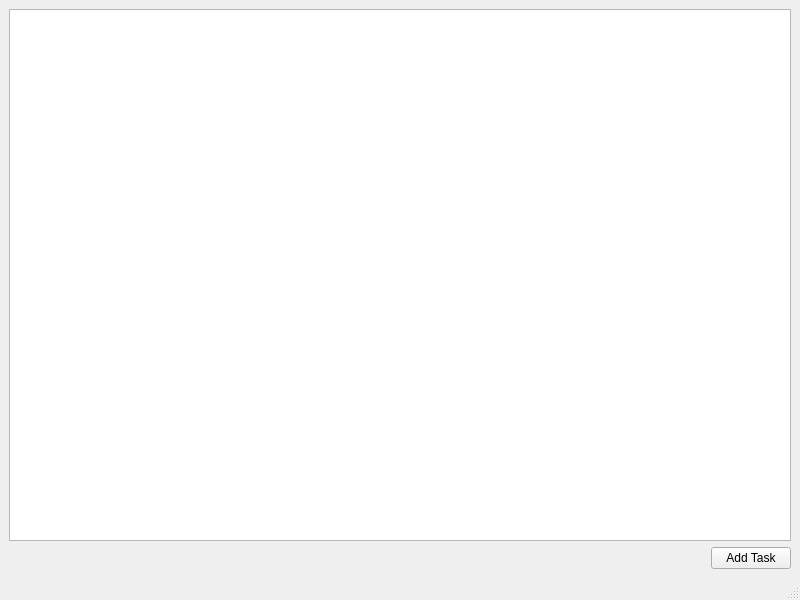
<?xml version="1.0" encoding="UTF-8"?>
<ui version="4.0">
 <class>MainWindow</class>
 <widget class="QMainWindow" name="MainWindow">
  <property name="geometry">
   <rect>
    <x>0</x>
    <y>0</y>
    <width>800</width>
    <height>600</height>
   </rect>
  </property>
  <property name="windowTitle">
   <string>MainWindow</string>
  </property>
  <widget class="QWidget" name="centralwidget">
   <layout class="QVBoxLayout" name="verticalLayout" stretch="0,0">
    <item>
     <widget class="QListWidget" name="listWidget">
      <property name="editTriggers">
       <set>QAbstractItemView::NoEditTriggers</set>
      </property>
      <property name="selectionMode">
       <enum>QAbstractItemView::NoSelection</enum>
      </property>
      <property name="spacing">
       <number>5</number>
      </property>
     </widget>
    </item>
    <item>
     <layout class="QHBoxLayout" name="horizontalLayout">
      <item>
       <spacer name="horizontalSpacer">
        <property name="orientation">
         <enum>Qt::Horizontal</enum>
        </property>
        <property name="sizeHint" stdset="0">
         <size>
          <width>40</width>
          <height>20</height>
         </size>
        </property>
       </spacer>
      </item>
      <item>
       <widget class="QPushButton" name="addTaskButton">
        <property name="text">
         <string>Add Task</string>
        </property>
       </widget>
      </item>
     </layout>
    </item>
   </layout>
  </widget>
  <widget class="QMenuBar" name="menubar">
   <property name="geometry">
    <rect>
     <x>0</x>
     <y>0</y>
     <width>800</width>
     <height>20</height>
    </rect>
   </property>
  </widget>
  <widget class="QStatusBar" name="statusbar"/>
 </widget>
 <resources/>
 <connections/>
</ui>
